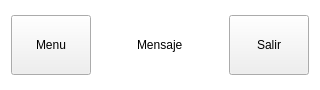
        <widget class="QFrame" name="frame_3">
         <property name="minimumSize">
          <size>
           <width>0</width>
           <height>90</height>
          </size>
         </property>
         <property name="maximumSize">
          <size>
           <width>16777215</width>
           <height>90</height>
          </size>
         </property>
         <property name="styleSheet">
          <string notr="true">QFrame{
background-color:#FFFFFFFF;
border-radius:20px;
}</string>
         </property>
         <property name="frameShape">
          <enum>QFrame::StyledPanel</enum>
         </property>
         <property name="frameShadow">
          <enum>QFrame::Raised</enum>
         </property>
         <layout class="QVBoxLayout" name="verticalLayout_14">
          <item>
           <layout class="QHBoxLayout" name="horizontalLayout">
            <item>
             <widget class="QPushButton" name="pushButton">
              <property name="minimumSize">
               <size>
                <width>0</width>
                <height>60</height>
               </size>
              </property>
              <property name="maximumSize">
               <size>
                <width>16777215</width>
                <height>60</height>
               </size>
              </property>
              <property name="text">
               <string>Menu</string>
              </property>
             </widget>
            </item>
            <item>
             <spacer name="horizontalSpacer">
              <property name="orientation">
               <enum>Qt::Horizontal</enum>
              </property>
              <property name="sizeHint" stdset="0">
               <size>
                <width>40</width>
                <height>20</height>
               </size>
              </property>
             </spacer>
            </item>
            <item>
             <widget class="QLabel" name="label_2">
              <property name="text">
               <string>Mensaje</string>
              </property>
             </widget>
            </item>
            <item>
             <spacer name="horizontalSpacer_26">
              <property name="orientation">
               <enum>Qt::Horizontal</enum>
              </property>
              <property name="sizeHint" stdset="0">
               <size>
                <width>40</width>
                <height>20</height>
               </size>
              </property>
             </spacer>
            </item>
            <item>
             <widget class="QPushButton" name="pushButton_2">
              <property name="minimumSize">
               <size>
                <width>0</width>
                <height>60</height>
               </size>
              </property>
              <property name="maximumSize">
               <size>
                <width>16777215</width>
                <height>60</height>
               </size>
              </property>
              <property name="text">
               <string>Salir</string>
              </property>
             </widget>
            </item>
           </layout>
          </item>
         </layout>
        </widget>
